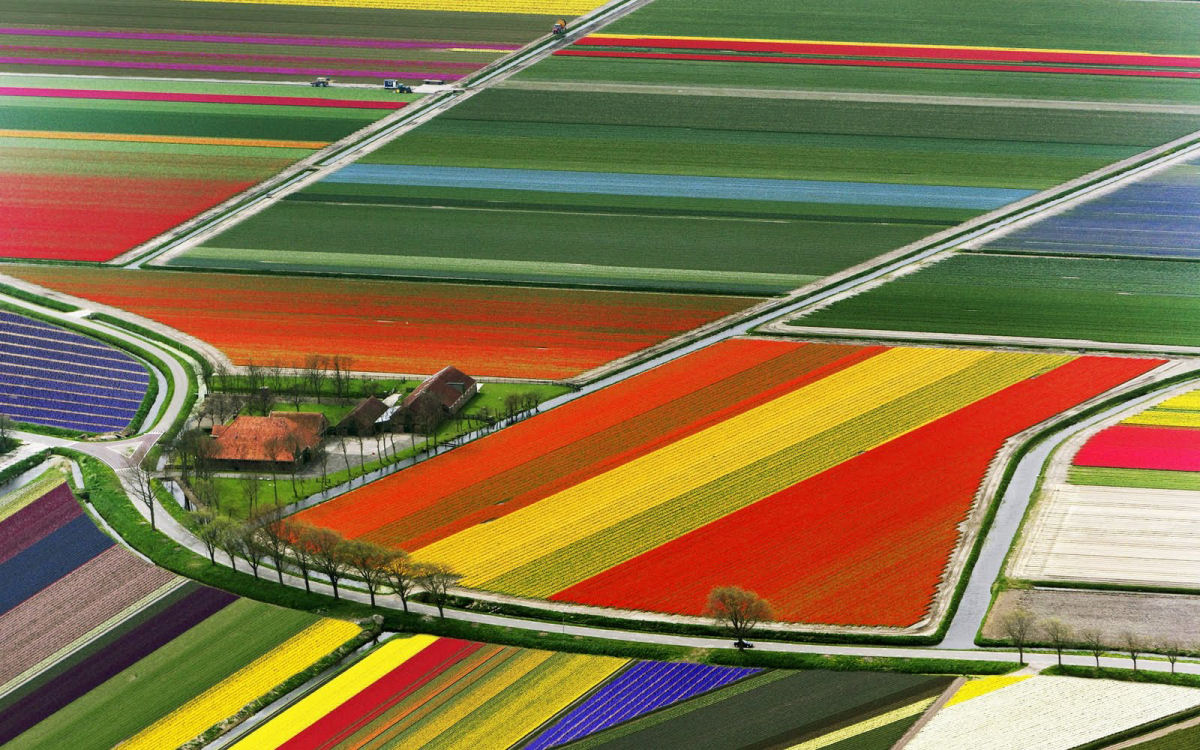
#> input picture 2021-05-07/campoColorido.jpg, 1200 x 750 px
$ python 'Cp6 - RevisãoExpenadir.py'
#> lines starting #> are read from the running program, lines starting #| are printed output that depends on the picture
import numpy as np
import cv2 as cv
from matplotlib import pyplot as plt


img = cv.imread("campoColorido.jpg")
#> img is the input picture: shape (750, 1200, 3); mean B, G, R 74.6, 114.4, 131.3
img = cv.cvtColor(img,cv.COLOR_BGR2RGB) #Conversão da imagem para RGB

img_reduzida_metade = cv.resize(img,(600,375)) #Redução das dimensões da imagem pela metade
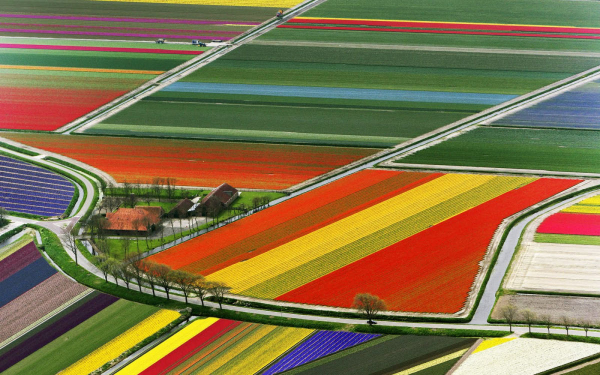
#> img_reduzida_metade: shape (375, 600, 3); mean R, G, B 131.5, 114.6, 74.7
img_ampliada_dobro = cv.resize(img,(2400,1500)) #Ampliação das dimensões da imagem em dobro


print(img.size) #Mostra quantidade de pixels presents na imagem
#| 2700000
print(img_reduzida_metade.size)
#| 675000
print(img_ampliada_dobro.size)
#| 10800000


colors = ("b","g","r") #Cria-se uma tupla com cada cor dos canais
channels = cv.split(img) #Realiza-se um split da imagem original, ou seja, divide-se o canal de cor [3] em três variáveis
channelsRedz = cv.split(img_reduzida_metade)
channelsAmpl = cv.split(img_ampliada_dobro)

for (channel, color) in zip (channels, colors): #Loop para acessar tanto os canais do split, e tanto o que cada variável irá receber, utilizando de dois auxiliares
    hist = cv.calcHist([channel],[0],None,[256],[0,256]) #Usa-se um método de calculo de histograma, acessando a tupla de canais, de um intervalo de 0 - 256
    plt.subplot(2,3,1), plt.title("Original") #Plot das imagens com titulo específico
    plt.plot(hist,color=color) #Plot do histograma colorido
#> this loop made 3 passes
#> color on passes 1 to 3: 'b', 'g', 'r'

for (channel, color) in zip (channelsRedz, colors):
    hist = cv.calcHist([channel],[0],None,[256],[0,256])
    plt.subplot(2,3,2), plt.title("Reduzido")
    plt.plot(hist,color=color)

for (channel, color) in zip (channelsAmpl, colors):
    hist = cv.calcHist([channel],[0],None,[256],[0,256])
    plt.subplot(2,3,3), plt.title("Ampliada")
    plt.plot(hist,color=color)

plt.subplot(2,3,4),plt.imshow(img)
plt.subplot(2,3,5),plt.imshow(img_reduzida_metade)
plt.subplot(2,3,6),plt.imshow(img_ampliada_dobro)

plt.show()
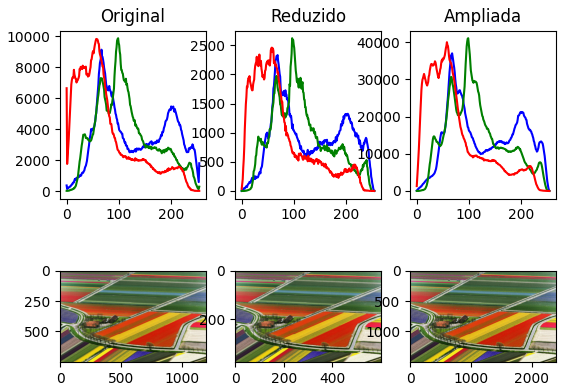
#> figure drawn by matplotlib, 6 panels; panel 1: curve peaks at x = 67, y = 9126; panel 1: curve peaks at x = 99, y = 9865; panel 1: curve peaks at x = 57, y = 9821; panel 2: curve peaks at x = 69, y = 2331

$ run again, with 2021-05-07/brigadeiros.jpg copied over 2021-05-07/campoColorido.jpg
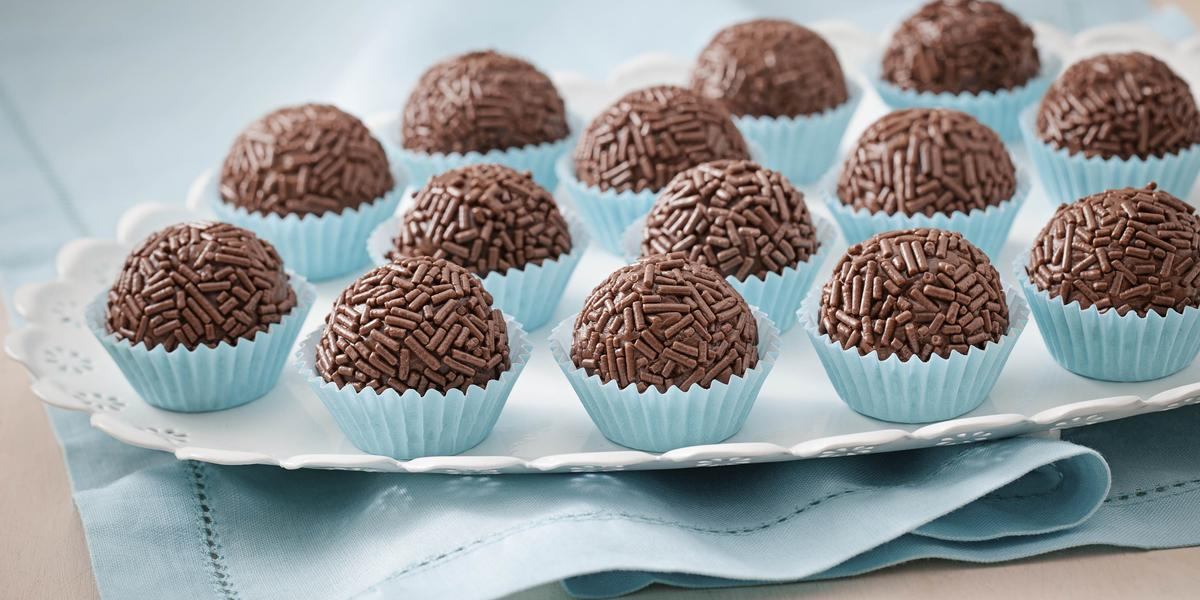
#> input picture 2021-05-07/brigadeiros.jpg, 1200 x 600 px
#> img is the input picture: shape (600, 1200, 3); mean B, G, R 151.8, 151.2, 148.7
#> `img_reduzida_metade = cv.resize(img,(600,375))`:
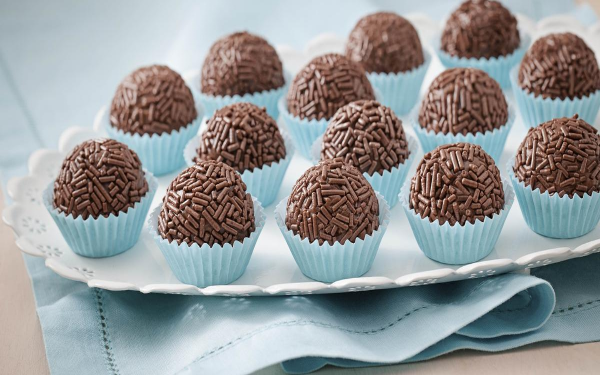
#> img_reduzida_metade: shape (375, 600, 3); mean R, G, B 148.7, 151.1, 151.7
#| 2160000
#| 675000
#| 10800000
#> the loop `for (channel, color) in zip (channels, colors):` made 3 passes
#> color on passes 1 to 3: 'b', 'g', 'r'
#> the loop `for (channel, color) in zip (channelsRedz, colors):` made 3 passes
#> the loop `for (channel, color) in zip (channelsAmpl, colors):` made 3 passes
